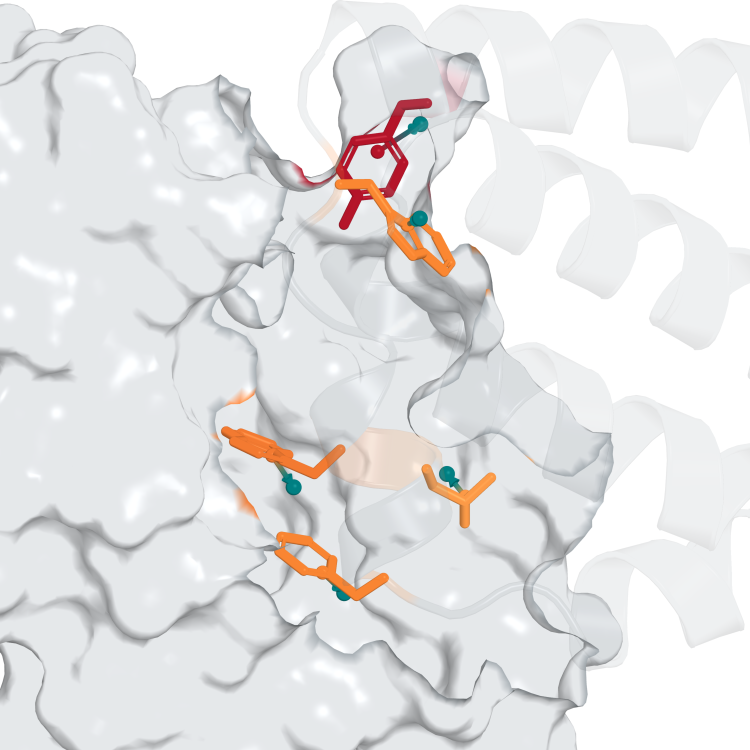
#> input picture paper/figures/mdm2_discrepancy_mirage_fp_detail.png, 1500 x 1500 px (shown at 1/2 size); its folder holds 2 pictures in this run
$ python plot_fig1_pipeline.py
#> lines starting #> are read from the running program, lines starting #| are printed output that depends on the picture
"""Generate Figure 1: Clean 3-panel Nature-style layout (a: 3-stage pipeline schematic; b, c: Mdm2 3D sidechain discrepancy structures)."""
from pathlib import Path
import json
import numpy as np
import matplotlib
matplotlib.use('Agg')
import matplotlib.pyplot as plt
from matplotlib.colors import LinearSegmentedColormap, Normalize
from matplotlib.patches import FancyBboxPatch, FancyArrowPatch, Ellipse

ROOT = Path(__file__).resolve().parents[1]
F = ROOT / 'paper/figures'
OUT = F
INK = '#24313B'
GREY = '#7A848D'
NAVY = '#254B70'
TEAL = '#007F82'
BLUE = '#6786A1'
ORANGE = '#C87820'
RED = '#B04A50'

plt.rcParams.update({
    'font.family': 'sans-serif',
    'font.sans-serif': ['Arial', 'Helvetica', 'DejaVu Sans'],
    'font.size': 8.5,
    'font.weight': 'normal',
    'axes.titlesize': 9.0,
    'axes.titleweight': 'bold',
    'axes.labelsize': 8.0,
    'text.color': INK,
    'axes.labelcolor': INK,
    'xtick.color': INK,
    'ytick.color': INK,
    'pdf.fonttype': 42,
    'ps.fonttype': 42,
    'savefig.dpi': 300,
})

vec_path = F / 'mdm2_pose_matched_vectors.json'
v = json.loads(vec_path.read_text()) if vec_path.exists() else {'fp_mean': 1.01, 'hit_mean': 0.61}

fig = plt.figure(figsize=(9.2, 5.8), facecolor='white')

# ==============================================================================
# Panel a: Clean 3-Stage Mechanism Schematic (Top Row)
# ==============================================================================
fig.text(0.035, 0.955, 'a', fontsize=11.5, weight='bold', color=INK)

ax_sch = fig.add_axes([0.035, 0.695, 0.93, 0.255])
ax_sch.set_xlim(0, 100)
ax_sch.set_ylim(0, 28)
ax_sch.axis('off')

cards = [
    (0.5, 29.5, '1. Strip complex sidechains', '#F6F8FA', '#6786A1'),
    (34.5, 31.0, '2. Reconstruct monomer sidechains', '#EFF7F7', TEAL),
    (70.0, 29.5, '3. Default BC-Score (38 descriptors)', '#F2F5F8', NAVY),
]

for x0, w, hdr, bg, border in cards:
    patch = FancyBboxPatch(
        (x0, 1.0), w, 25.5,
        boxstyle='round,pad=0.35,rounding_size=1.4',
        facecolor=bg, edgecolor=border, linewidth=1.0
    )
    ax_sch.add_patch(patch)
    ax_sch.text(x0 + w / 2, 24.0, hdr, ha='center', va='center', fontsize=8.4, weight='bold', color=INK)
    ax_sch.plot([x0 + 1.8, x0 + w - 1.8], [21.8, 21.8], color=border, lw=0.6, alpha=0.45)

# --- Stage 1: Complex -> Strip sidechains -> Bare N-Ca-C-O backbone ---
ax_sch.fill_betweenx(np.linspace(9.0, 19.5, 20), 2.5, 6.2 + 0.9 * np.sin(np.linspace(0, 3.14, 20)), color='#DCE2E7', alpha=0.9)
ax_sch.text(4.3, 14.2, 'Target', fontsize=6.5, color=GREY, ha='center', va='center', weight='bold')

by_pts = np.linspace(9.8, 18.8, 5)
bx_pts = 8.4 + 0.55 * np.cos(np.linspace(0, 4.5, 5))
ax_sch.plot(bx_pts, by_pts, color=NAVY, lw=2.2, zorder=3)
for bx_i, by_i, sc_c in zip(bx_pts[1:4], by_pts[1:4], [RED, ORANGE, RED]):
    ax_sch.plot([bx_i, bx_i - 1.7], [by_i, by_i + 0.4], color=sc_c, lw=1.7, zorder=4)
    ax_sch.scatter([bx_i - 1.7], [by_i + 0.4], color=sc_c, s=18, zorder=5)

ax_sch.annotate('', xy=(16.5, 14.2), xytext=(11.2, 14.2), arrowprops=dict(arrowstyle='->', color=INK, lw=1.1))
ax_sch.text(13.85, 16.2, 'Strip χ', fontsize=6.5, color=RED, ha='center', weight='bold')

bb_x = [18.2, 20.6, 23.0, 25.4, 27.4]
bb_y = [11.2, 14.4, 12.0, 15.6, 13.6]
ax_sch.plot(bb_x, bb_y, color=NAVY, lw=2.0, zorder=3)
for bxi, byi, lbl_b in zip(bb_x[:4], bb_y[:4], ['N', 'Cα', 'C', 'O']):
    ax_sch.scatter([bxi], [byi], color='white', edgecolor=NAVY, lw=1.3, s=44, zorder=4)
    ax_sch.text(bxi, byi - 2.5, lbl_b, fontsize=6.3, ha='center', color=NAVY, weight='bold')

ax_sch.text(15.25, 3.8, 'Retains only monomer backbone & sequence',
            ha='center', va='center', fontsize=7.2, color=INK)

# --- Stage 2: SE(3) Frame + K=3 Rotamer MDN vs Supplied Rotamer ---
ca_x, ca_y = 39.8, 12.2
ax_sch.scatter([ca_x], [ca_y], color=INK, s=30, zorder=6)
ax_sch.annotate('', xy=(ca_x + 3.8, ca_y), xytext=(ca_x, ca_y), arrowprops=dict(arrowstyle='->', color=TEAL, lw=1.2))
ax_sch.annotate('', xy=(ca_x, ca_y + 4.6), xytext=(ca_x, ca_y), arrowprops=dict(arrowstyle='->', color=NAVY, lw=1.2))
ax_sch.annotate('', xy=(ca_x - 2.3, ca_y - 2.4), xytext=(ca_x, ca_y), arrowprops=dict(arrowstyle='->', color=ORANGE, lw=1.2))
ax_sch.text(ca_x, ca_y + 5.8, r'$\mathbf{T}_i \in \mathrm{SE}(3)$', fontsize=6.8, color=NAVY, ha='center')

for el_x, el_y, el_w, el_h, ang, al in [
    (50.2, 15.6, 5.2, 3.1, 18, 0.30),
    (52.2, 10.6, 3.8, 2.2, -18, 0.16),
    (47.8, 9.6, 3.2, 1.9, 36, 0.14),
]:
    ell = Ellipse((el_x, el_y), el_w, el_h, angle=ang, facecolor=TEAL, edgecolor=TEAL, alpha=al, lw=0.9)
    ax_sch.add_patch(ell)

ax_sch.scatter([50.2], [15.6], color=TEAL, edgecolor='white', lw=0.8, s=44, zorder=6)
ax_sch.text(50.2, 18.6, r'$\mathbf{s}_i^{\mathrm{recon}}$', fontsize=7.4, color=TEAL, weight='bold', ha='center')

ax_sch.scatter([59.4], [11.6], color=RED, edgecolor='white', lw=0.8, s=44, zorder=6)
ax_sch.text(59.6, 8.4, r'$\mathbf{s}_i^{\mathrm{supplied}}$', fontsize=7.4, color=RED, weight='bold', ha='center')

ax_sch.annotate('', xy=(50.9, 15.3), xytext=(58.7, 11.9), arrowprops=dict(arrowstyle='<->', color=RED, lw=1.3, ls='--'))
ax_sch.text(56.4, 15.4, r'$\|\Delta\mathbf{s}_i\|$', fontsize=7.0, color=RED, weight='bold')

ax_sch.text(50.0, 3.8, 'Partner-blind SE(3) GNN + rotamer MDN',
            ha='center', va='center', fontsize=7.2, color=INK)

# --- Stage 3: 5 Physical Modules (C1-C5; 38 within / 29 global descriptors) ---
mod_specs = [
    ('C1', 'Monomer foldability & SAP', '#3B6B9B', 19.0),
    ('C2', 'Sidechain discrepancy & strain', TEAL, 16.0),
    ('C3', 'Buried polars (Buns) & O-rings', '#2A8F7A', 13.0),
    ('C4', 'Alchemical ΔΔG counterfactuals', '#5C6BC0', 10.0),
    ('C5', '6-DoF relax & 24-pose funnel', NAVY, 7.0),
]
for code, desc, mcol, my in mod_specs:
    pill = FancyBboxPatch((72.2, my - 0.95), 3.4, 1.9, boxstyle='round,pad=0.1,rounding_size=0.45', facecolor=mcol, edgecolor='none')
    ax_sch.add_patch(pill)
    ax_sch.text(73.9, my, code, ha='center', va='center', fontsize=6.4, color='white', weight='bold')
    ax_sch.text(76.5, my, desc, ha='left', va='center', fontsize=6.9, color=INK)

ax_sch.text(84.75, 3.2, 'Equal 1/38 within & 1/29 global weights',
            ha='center', va='center', fontsize=6.9, color=NAVY, weight='bold')

# Connecting arrows between the 3 cards
for x_start, x_end in [(30.4, 34.1), (65.9, 69.6)]:
    arr = FancyArrowPatch(
        (x_start, 13.8), (x_end, 13.8),
        arrowstyle='->,head_width=3.5,head_length=3.5',
        color=INK, linewidth=1.3
    )
    ax_sch.add_patch(arr)

# ==============================================================================
# Panels b and c: Spacious Side-by-Side Mdm2 Interface Close-Ups
# ==============================================================================
# Square 1:1 image in (9.2, 5.8) figure: width=0.315 -> height=0.315*(9.2/5.8)=0.500
struct_specs = [
    ('b', 'mirage_fp', 'Non-binder (p53_AF2_33)', v['fp_mean'], 0.095,
     [('Tyr77: 3.06 Å', 0.56, 0.86), ('Trp67: 1.75 Å', 0.62, 0.34), ('Phe63: 1.61 Å', 0.55, 0.14)]),
    ('c', 'true_hit', 'Verified binder (p53_AF2_91)', v['hit_mean'], 0.565,
     [('Ile47: 0.52 Å', 0.48, 0.64), ('Leu43: 0.81 Å', 0.68, 0.36), ('Glu49: 0.22 Å', 0.66, 0.18)]),
]

for letter, key, title_txt, mean_v, left_x, callouts in struct_specs:
    fig.text(left_x, 0.635, letter, fontsize=11.5, weight='bold', color=INK)
    fig.text(left_x + 0.022, 0.635, f'{title_txt} — mean discrepancy: {mean_v:.2f} Å', fontsize=8.6, weight='bold', color=INK)
    ax_s = fig.add_axes([left_x, 0.115, 0.315, 0.50])
    ax_s.imshow(plt.imread(OUT / f'mdm2_discrepancy_{key}_detail.png'))
    ax_s.set_xticks([])
    ax_s.set_yticks([])
    for sp in ax_s.spines.values():
        sp.set_visible(True)
        sp.set_color('#C3C8CC')
        sp.set_linewidth(0.7)

    for lbl_c, rx, ry in callouts:
        ax_s.text(
            rx, ry, lbl_c, transform=ax_s.transAxes, fontsize=7.2, weight='bold', color=INK,
            bbox=dict(boxstyle='round,pad=0.22', facecolor='white', edgecolor='#D0D6DC', lw=0.6, alpha=0.92)
        )

# Shared bottom colorbar and legend centered below b and c
cmap = LinearSegmentedColormap.from_list('discrepancy', [(0, (1, 0.93, 0.68)), (0.5, (0.99, 0.54, 0.20)), (1, (0.70, 0.07, 0.16))])
cax = fig.add_axes([0.14, 0.045, 0.30, 0.018])
cb = fig.colorbar(plt.cm.ScalarMappable(norm=Normalize(0, 3.1), cmap=cmap), cax=cax, orientation='horizontal', ticks=[0, 1, 2, 3])
cb.outline.set_linewidth(0.55)
cb.outline.set_edgecolor('#6B737B')
cb.ax.tick_params(labelsize=7.5, length=2.5, colors=INK)
fig.text(0.29, 0.072, 'Supplied vs. reconstructed centroid discrepancy (Å)', ha='center', fontsize=8.0, color=INK)

fig.text(0.515, 0.054, '●', va='center', ha='center', fontsize=11.5, color=TEAL)
fig.text(0.532, 0.054, r'Partner-blind reconstructed centroid ($\mathbf{s}_i^{\mathrm{recon}}$; 3D arrow: $\mathbf{s}_i^{\mathrm{supplied}} \rightarrow \mathbf{s}_i^{\mathrm{recon}}$)',
         va='center', fontsize=8.0, color=INK)

fig.savefig(OUT / 'fig1_pipeline_and_mdm2.pdf', bbox_inches='tight')
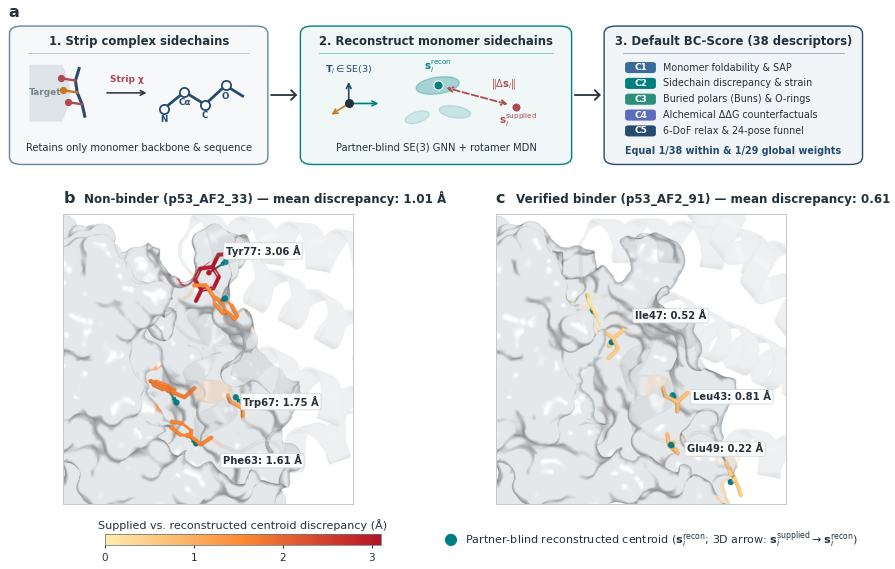
#> figure drawn by matplotlib, 4 panels
fig.savefig(OUT / 'fig1_pipeline_and_mdm2.png', bbox_inches='tight', dpi=300)
plt.close(fig)
print('Generated simplified 3-panel Figure 1.')
